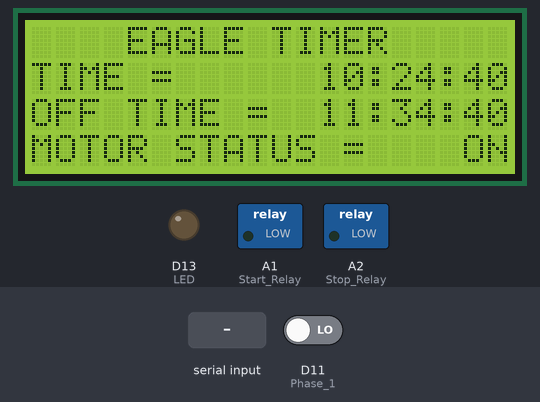
Bench run of a sketch on a simulated Arduino Zero (SAMD21). Parts: 20×4 character LCD, switched loads named in the sketch (green lamp = pin HIGH), output pins drawn as LEDs (lit = HIGH). Inputs (shaded band) come from the test bench; at power-on: D11 (Phase_1) LOW. The local clock reads 2024-03-15 10:24:30 at power-on unless the sketch sets it; EEPROM starts erased; what the sketch prints to the serial monitor is not drawn.

Above: at 10.1 s.
At 11.2 s:
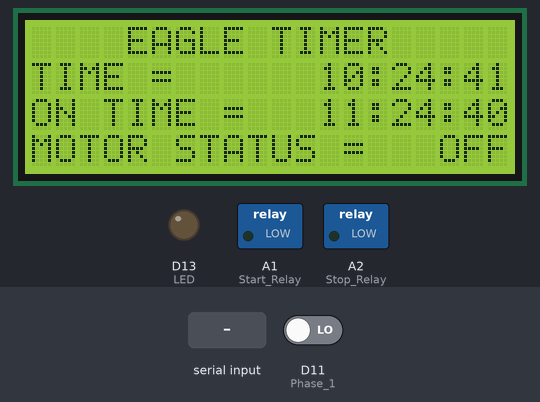
11.3 s: "#" received over Serial
At 11.8 s:
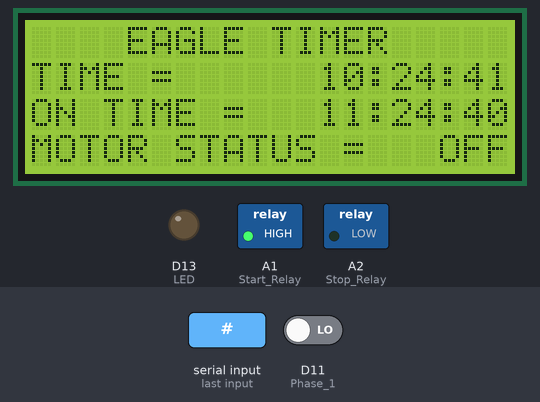
At 12.8 s:
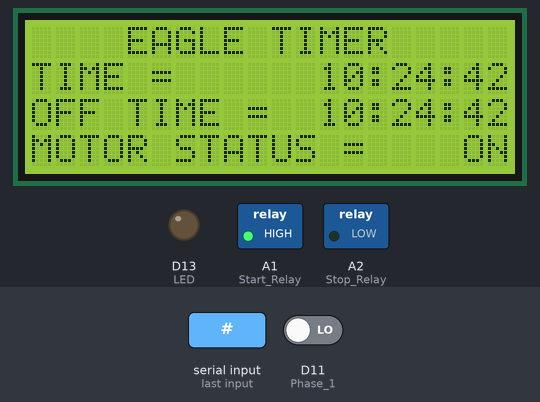
Timing chart, 0 to 14.3 s (numbered marks = the images above; inputs shaded):
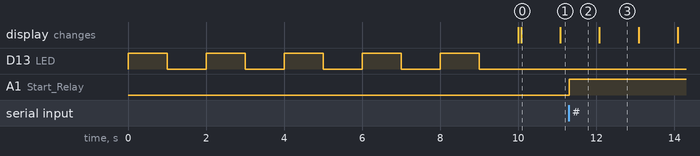

Measured:
- after the input at 11.3 s, A1 (Start_Relay): LOW → HIGH at once
- what the display in image 0 shows lasts 1.0 s, from 10.1 s to 11.1 s

The sketch:

Motor_Timer.ino
```cpp
/*
Actual IC pin connections
M_Clear = 1

RX = 2
TX = 3

UU = 4
UL = 5
LU = 6

VCC = 7
VDD = 8

CRYSTAL = 9
CRYSTAL = 10

LCD_D4 = 11
LCD_D5 = 12
LCD_D6 = 13
LCD_D7 = 14

LED = 15

LCD_E = 16

Phase_1 = 17

LCD_RS = 18

Phase_2 = 19

VCC = 20
AREF(VCC) = 21
GND = 22

LL = 23

Start_Relay = 24
Stop_Relay = 25

Phase_3 = 26

SDA = 27
SCL = 28

ARDUINO / Program pin connections -

RX = 0
TX = 1

UU = 2
UL = 3
LU = 4

LCD_D4 = 5
LCD_D5 = 6
LCD_D6 = 7
LCD_D7 = 8

LED = 9

LCD_E = 10

Phase_1 = 11

LCD_RS = 12

Phase_2 = 13

LL = 14 / A0

Start_Relay = 15 / A1
Stop_Relay = 16 / A2

Phase_3 = 17 / A3

SDA = 18 / A4
SCL = 19 / A5
*/

#include <Wire.h>
#include <LiquidCrystal.h>
#include <EEPROM.h>
#include "RTClib.h"

#if defined(ARDUINO_ARCH_SAMD)
// for Zero, output on USB Serial console, remove line below if using programming port to program the Zero!
#define Serial SerialUSB
#endif

//RTC and Bluetooth objects
RTC_DS1307 rtc;
LiquidCrystal lcd(12, 10, 5, 6, 7, 8);

char daysOfTheWeek[7][12] = {"Sunday", "Monday", "Tuesday", "Wednesday", "Thursday", "Friday", "Saturday"};
String inputString = "";         // a string to hold incoming data
boolean stringComplete = false;  // whether the string is complete

//PIN assignment
const int LED = 13;
const int Phase_1 = 11;
const int Phase_2 = 9;
const int Phase_3 = 17;  //A3
const int Start_Relay = 15;  //A1
const int Stop_Relay = 16;  //A2

//Controlling variables
int32_t ON_TIME = 1;
int32_t OFF_TIME = 1;
boolean Motor_Flag = true;
boolean Phase_Flag = false;
boolean Timer_Needed = true;
boolean Update_Time = false;
int Phase_Check_Interval = 15000;
int currentmillis = 0;
int preveousmillis = 0;
int displaymillis = 0;
int display_update = 1000;

byte correct[8] = {
    0x00, 0x01, 0x03, 0x16, 0x1c, 0x08, 0x00, 0x00
};

byte wrong[8] = {
    0x00, 0x1b, 0x0e, 0x04, 0x0e, 0x1b, 0x00, 0x00
};

DateTime now;
DateTime Motor_On_Time;
DateTime Motor_Off_Time;

void setup()
{
    //Configure Input / Output pins
    pinMode(LED, OUTPUT);
    pinMode(Phase_1, INPUT);
    pinMode(Phase_2, INPUT);
    pinMode(Phase_3, INPUT);
    pinMode(Start_Relay, OUTPUT);
    pinMode(Stop_Relay, OUTPUT);

    //Turn off both relays
    digitalWrite(Start_Relay, LOW);
    digitalWrite(Stop_Relay, LOW);

    //LED blinking
    for(char count = 0; count < 5; count ++)
        {
            digitalWrite(LED, HIGH);
            delay(1000);
            digitalWrite(LED, LOW);
            delay(1000);
        }

    lcd.begin(20, 4);
    // create a new character
    //lcd.createChar(0, correct);
    // create a new character
    //lcd.createChar(1, wrong);

    Serial.begin(9600);

    if (! rtc.begin()) {
        //lcd.clear();
        lcd.print("RTC NOT FOUND...");
        while (1);
    }

    if (! rtc.isrunning()) {
        //lcd.clear();
        lcd.print("RTC is NOT running!");
        delay(5000);
        // following line sets the RTC to the date & time this sketch was compiled
        rtc.adjust(DateTime(F(__DATE__), F(__TIME__)));
        // This line sets the RTC with an explicit date & time, for example to set
        // January 21, 2014 at 3am you would call:
        // rtc.adjust(DateTime(2014, 1, 21, 3, 0, 0));
    }
    inputString.reserve(20);

    //Read Timer Needed flag from EEPROM
    if(EEPROM.read(1) == 1)
        Timer_Needed = true;
    else
        Timer_Needed = false;

    //If timer needed flag is set, read on and off time
    if(Timer_Needed)
        {
            uint8_t lower_byte, higher_byte;
            //Get On Time from EEPROM
            lower_byte = EEPROM.read(2);
            higher_byte = EEPROM.read(3);
            ON_TIME = higher_byte;
            ON_TIME = ON_TIME << 8;
            ON_TIME = ON_TIME + lower_byte;
            //Get Off Time from EEPROM
            lower_byte = EEPROM.read(4);
            higher_byte = EEPROM.read(5);
            OFF_TIME = higher_byte;
            OFF_TIME = OFF_TIME << 8;
            OFF_TIME = OFF_TIME + lower_byte;
        }
    else
        {
            ON_TIME = 10;   //On time in secs
            OFF_TIME = 60;  //Off time in secs
        }


    ON_TIME = ON_TIME * 60; //On time in secs
    Motor_On_Time = rtc.now() + TimeSpan(OFF_TIME);
    OFF_TIME = OFF_TIME * 60;   //Off time in secs
    Motor_Off_Time = rtc.now() + TimeSpan(OFF_TIME + ON_TIME);
}

void loop()
{
    currentmillis = millis();   //Get current millis
    if(currentmillis - displaymillis >= display_update)
        {
            displaymillis = currentmillis;
            display_screen();
        }

    // print the string when a newline arrives:
    if (stringComplete) {
        if(Update_Time)
            {
                int yr, mon, dy, hr, mm, ss;
                yr = inputString.substring(inputString.lastIndexOf('Y')+1, inputString.lastIndexOf('M')).toInt();
                mon = inputString.substring(inputString.lastIndexOf('M')+1, inputString.lastIndexOf('D')).toInt();
                dy = inputString.substring(inputString.lastIndexOf('D')+1, inputString.lastIndexOf('H')).toInt();
                hr = inputString.substring(inputString.lastIndexOf('H')+1, inputString.lastIndexOf('N')).toInt();
                mm = inputString.substring(inputString.lastIndexOf('N')+1, inputString.lastIndexOf('S')).toInt();
                ss = inputString.substring(inputString.lastIndexOf('S')+1, inputString.lastIndexOf('#')).toInt();
                rtc.adjust(DateTime(yr, mon, dy, hr, mm, ss));
                Update_Time = false;
            }
        else
            {
                ON_TIME = inputString.substring(0, inputString.lastIndexOf('$')).toInt();
                OFF_TIME = inputString.substring(inputString.lastIndexOf('$')+1, inputString.lastIndexOf('#')).toInt();

                if(ON_TIME != 0 && OFF_TIME != 0)
                    {
                        Timer_Needed = true;
                        //Save Timer Needed flag and On / Off time in EEPROM
                        EEPROM.write(1,1);
                        //Save ON TIME
                        uint8_t higer_byte, lower_byte;
                        lower_byte = ON_TIME & 0x00FF;
                        higer_byte = ON_TIME >> 8;
                        EEPROM.write(2,lower_byte);
                        EEPROM.write(3,higer_byte);
                        //Save OFF TIME
                        lower_byte = OFF_TIME & 0x00FF;
                        higer_byte = OFF_TIME >> 8;
                        EEPROM.write(4,lower_byte);
                        EEPROM.write(5,higer_byte);
                    }
                else
                    {
                        Timer_Needed = false;
                        EEPROM.write(1,0);
                    }

                ON_TIME = ON_TIME * 60; //On time in secs
                OFF_TIME = OFF_TIME * 60;   //Off time in secs

                Serial.println(ON_TIME);
                Serial.println(OFF_TIME);
                Serial.println(ON_TIME+OFF_TIME);
                Serial.print("OK");

                Motor_On_Time = rtc.now() + TimeSpan(OFF_TIME);
                Motor_Off_Time = rtc.now() + TimeSpan(OFF_TIME + ON_TIME);
            }
        // clear the string:
        inputString = "";
        stringComplete = false;
    }

    //Check whether time is equal to or greater than set on time if it is set the motor flag on
    if(compare_DateTime(rtc.now(),Motor_On_Time) >= 0 && compare_DateTime(rtc.now(),Motor_Off_Time) <= 0)
        {
            Motor_Flag = true;
            Phase_Check_Interval = 0;
        }
    else
        {
            if(Motor_Flag)
                {
                    //Turn off motor. Set new on and off time
                    //Motor_Stop();
                    digitalWrite(Start_Relay,LOW);
                    Phase_Flag = false;
                    Motor_Flag = false;
                    Motor_On_Time = rtc.now() + TimeSpan(OFF_TIME);
                    Motor_Off_Time = rtc.now() + TimeSpan(OFF_TIME + ON_TIME);
                }
        }

    //If motor flag is on check phases and turn on the motor
    if(Motor_Flag)
        {
            if(currentmillis - preveousmillis >= Phase_Check_Interval)
                {
                    Phase_Check_Interval = 15000;
                    preveousmillis = currentmillis;
                    if(Phase_Check())
                        {
                            if(Phase_Flag == false)
                                {
                                    //Motor_Start();
                                    digitalWrite(Start_Relay,HIGH);
                                    Phase_Flag = true;
                                }
                        }
                    else
                        {
                            if(Phase_Flag == true)
                                {
                                    //Motor_Stop();
                                    digitalWrite(Start_Relay,LOW);
                                    Phase_Flag = false;
                                }
                        }
                }
        }
}

void serialEvent() {
    while (Serial.available()) {
        // get the new byte:
        char inChar = (char)Serial.read();
        // add it to the inputString:
        inputString += inChar;
        // if the incoming character is a newline, set a flag
        // so the main loop can do something about it:
        if (inChar == '#') {

            stringComplete = true;
        }
        if(inChar == 'U')
            Update_Time = true;
    }
}

int compare_DateTime(DateTime time_1, DateTime time_2)
{
    if(time_1.year() == time_2.year())
        {
            if(time_1.month() == time_2.month())
                {
                    if(time_1.day() == time_2.day())
                        {
                            if(time_1.hour() == time_2.hour())
                                {
                                    if(time_1.minute() == time_2.minute())
                                        {
                                            if(time_1.second() == time_2.second())
                                                return 0;
                                            else
                                                return (time_1.second() - time_2.second());
                                        }
                                    else
                                        return (time_1.minute() - time_2.minute());
                                }
                            else
                                return (time_1.hour() - time_2.hour());
                        }
                    else
                        return (time_1.day() - time_2.day());
                }
            else
                return (time_1.month() - time_2.month());
        }
    else
        return (time_1.year() - time_2.year());
}

boolean Phase_Check()
{
    if(digitalRead(Phase_1) == HIGH && digitalRead(Phase_2) == HIGH && digitalRead(Phase_3) == HIGH)
        return true;
    else
        return true;
}

void Motor_Start()
{
    digitalWrite(Start_Relay,HIGH);
    delay(10000);   //10 Sec delay
    digitalWrite(Start_Relay,LOW);
    delay(1000);
}

void Motor_Stop()
{
    digitalWrite(Stop_Relay, HIGH);
    delay(10000);   //10 Sec delay
    digitalWrite(Stop_Relay, LOW);
    delay(1000);
}

void display_screen()
{
    lcd.clear();
    int hh, mm, ss;
    String temp;

    lcd.setCursor(0, 0);
    lcd.print("    EAGLE TIMER     ");

    lcd.setCursor(0, 1);
    temp.concat("TIME =      ");

    if(rtc.now().hour() < 10)
      temp.concat("0");
    temp.concat(rtc.now().hour());
    temp.concat(":");
    if(rtc.now().minute() < 10)
      temp.concat("0");
    temp.concat(rtc.now().minute());
    temp.concat(":");
    if(rtc.now().second() < 10)
      temp.concat("0");
    temp.concat(rtc.now().second());
    lcd.print(temp);

    lcd.setCursor(0, 2);
    temp = "";
    if(Motor_Flag)
        {
            temp.concat("OFF TIME =  ");
            if(Motor_Off_Time.hour() < 10)
              temp.concat("0");
            temp.concat(Motor_Off_Time.hour());
            temp.concat(":");
            if(Motor_Off_Time.minute() < 10)
              temp.concat("0");
            temp.concat(Motor_Off_Time.minute());
            temp.concat(":");
            if(Motor_Off_Time.second() < 10)
              temp.concat("0");
            temp.concat(Motor_Off_Time.second());
        }
    else
        {
            temp.concat("ON TIME =   ");
            if(Motor_On_Time.hour() < 10)
              temp.concat("0");
            temp.concat(Motor_On_Time.hour());
            temp.concat(":");
            if(Motor_On_Time.minute() < 10)
              temp.concat("0");
            temp.concat(Motor_On_Time.minute());
            temp.concat(":");
            if(Motor_On_Time.second() < 10)
              temp.concat("0");
            temp.concat(Motor_On_Time.second());
        }
    lcd.print(temp);
    /*
    lcd.setCursor(0, 2);
    temp = "";
    temp.concat("PHASES = 1.");
    if(digitalRead(Phase_1) == HIGH)
        temp.concat("K");
    else
        temp.concat("X");
    temp.concat(" 2.");
    if(digitalRead(Phase_2) == HIGH)
        temp.concat("K");
    else
        temp.concat("X");
    temp.concat(" 3.");
    if(digitalRead(Phase_3) == HIGH)
        temp.concat("K");
    else
        temp.concat("X");
    lcd.print(temp);
    */
    lcd.setCursor(0, 3);
    temp = "";
    temp.concat("MOTOR STATUS =   ");
    if(Motor_Flag)
        temp.concat(" ON");
    else
        temp.concat("OFF");
    lcd.print(temp);
}
```
